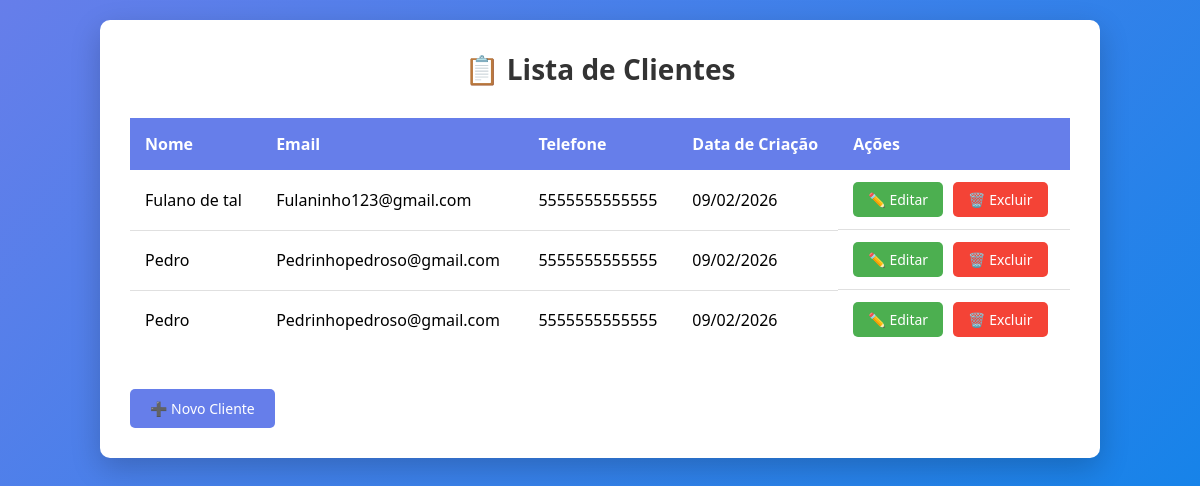
Screenshot of /clientes/lista/ with the database file from the repository.
### clientes/models.py (models this page shows, shortened)
class Cliente(models.Model):
    nome = models.CharField(max_length=100)
    email = models.EmailField()
    dataDeCriacao = models.DateTimeField(auto_now_add=True)
    numeroDeTelefone = models.CharField(max_length=20, blank=True)

### clientes/views.py (the view)
# urls.py: path("lista/", ClienteListView.as_view(), name="lista"),
class ClienteListView(ListView):
    model = Cliente
    template_name = "clientes/lista.html"
    context_object_name = "clientes"

### templates/clientes/lista.html (shortened to what this page needs)
<!DOCTYPE html>
<html lang="pt-BR">
<head>
</head>
<body>
    <div class="container">
        <h1>📋 Lista de Clientes</h1>
        {% if clientes %}
            <table>
                <thead>
                    <tr>
                        <th>Nome</th>
                        <th>Email</th>
                        <th>Telefone</th>
                        <th>Data de Criação</th>
                        <th>Ações</th>
                    </tr>
                </thead>
                <tbody>
                    {% for c in clientes %}
                        <tr>
                            <td>{{ c.nome }}</td>
                            <td>{{ c.email }}</td>
                            <td>{{ c.numeroDeTelefone }}</td>
                            <td>{{ c.dataDeCriacao|date:"d/m/Y" }}</td>
                            <td class="actions">
                                <a href="{% url 'clientes:editar' c.pk %}" class="btn-editar">✏️ Editar</a>
                                <a href="{% url 'clientes:excluir' c.pk %}" class="btn-excluir">🗑️ Excluir</a>
                            </td>
                        </tr>
                    {% endfor %}
                </tbody>
            </table>
        {% else %}
            <div class="empty-message">
                <p>Nenhum cliente cadastrado.</p>
            </div>
        {% endif %}
        <a href="{% url 'clientes:criar' %}" class="btn-voltar">➕ Novo Cliente</a>
    </div>
</body>
</html>

### templates/clientes/lista.html (style rules this page uses)
* { margin: 0; padding: 0; box-sizing: border-box; }
body { font-family: 'Segoe UI', Tahoma, Geneva, Verdana, sans-serif; background: linear-gradient(135deg, #667eea 0%, #0884e9 100%); min-height: 100vh; padding: 20px; }
.container { max-width: 1000px; margin: 0 auto; background: white; border-radius: 10px; padding: 30px; box-shadow: 0 10px 30px rgba(0, 0, 0, 0.2); }
h1 { color: #333; margin-bottom: 30px; text-align: center; font-size: 28px; }
table { width: 100%; border-collapse: collapse; margin-bottom: 20px; }
th { background-color: #667eea; color: white; padding: 15px; text-align: left; font-weight: 600; border: none; }
td { padding: 12px 15px; border-bottom: 1px solid #e0e0e0; }
tr:last-child td { border-bottom: none; }
.actions { display: flex; gap: 10px; }
a { padding: 8px 15px; border-radius: 5px; text-decoration: none; font-weight: 500; font-size: 14px; transition: all 0.3s ease; display: inline-block; }
.btn-editar { background-color: #4CAF50; color: white; }
.btn-excluir { background-color: #f44336; color: white; }
.btn-voltar { display: inline-block; margin-top: 20px; padding: 10px 20px; background-color: #667eea; color: white; text-decoration: none; border-radius: 5px; transition: all 0.3s ease; }

### rows the page displays
Cliente: nome "Fulano de tal", email "Fulaninho123@gmail.com", numeroDeTelefone "5555555555555", dataDeCriacao "09/02/2026"
Cliente: nome "Pedro", email "Pedrinhopedroso@gmail.com", numeroDeTelefone "5555555555555", dataDeCriacao "09/02/2026"
Cliente: nome "Pedro", email "Pedrinhopedroso@gmail.com", numeroDeTelefone "5555555555555", dataDeCriacao "09/02/2026"
